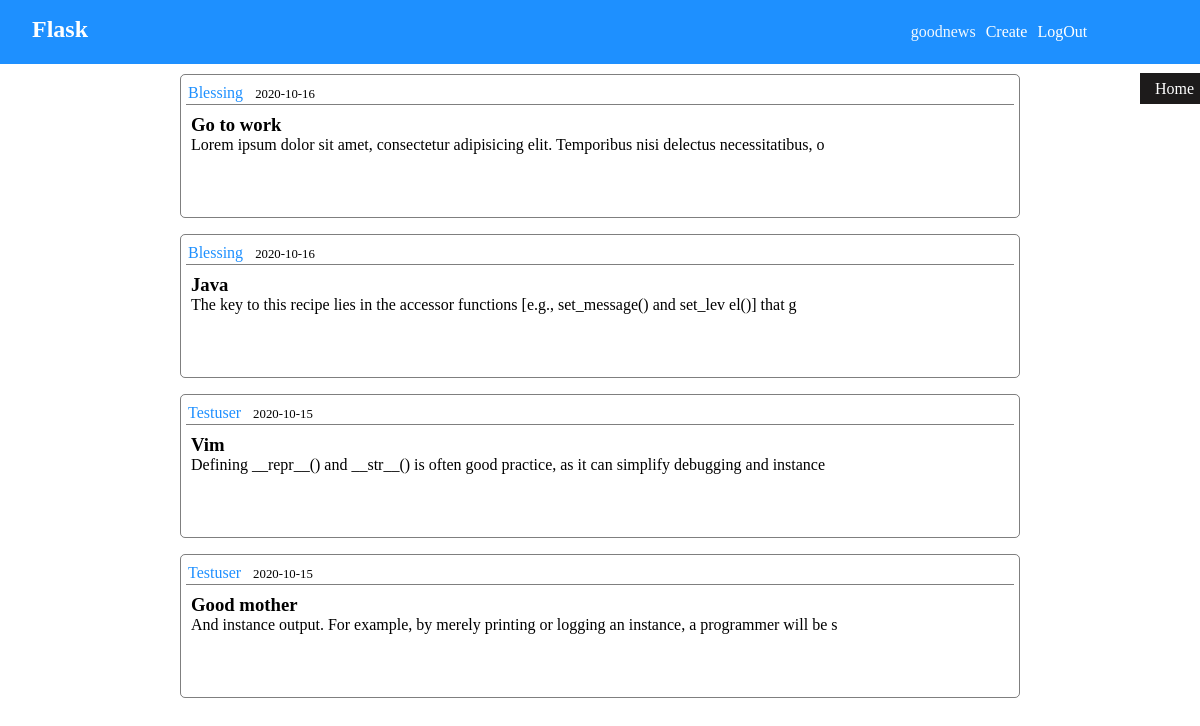
Screenshot of /home (signed in) with the database file from the repository.
### flask1/models.py (models this page shows, shortened)
class User(db.Model, UserMixin):
    id = db.Column(db.Integer, primary_key = True)
    username = db.Column(db.String(30), unique = True, nullable = False)
    email = db.Column(db.String(30), unique = True, nullable = False)
    password = db.Column(db.String(30), nullable = False )
    post = db.relationship('Post', backref = 'writer', lazy = True)
    def __str__(self):
        return f'{self.username}'

class Post(db.Model):
    id = db.Column(db.Integer, primary_key = True)
    title = db.Column(db.String(40), nullable = False )
    content = db.Column(db.Text, nullable = False )
    date_posted = db.Column(db.DateTime, nullable = False, default = datetime.utcnow)
    user_id = db.Column(db.Integer, db.ForeignKey('user.id'), nullable = False )

### flask1/blog.py (the view)
@blog.route('/home', methods = ['GET'])
def home_page():
    posts = Post.query.order_by(models.Post.date_posted.desc()).all()
    return render_template('post/article.html', posts = posts)

### flask1/auth.py (called while the page is built)
@current_app.before_request
def before_request():
    user_id = session.get('user_id')
    if not user_id:
        g.user = None
    else:
        g.user = User.query.get(user_id)

@login_manager.user_loader
def load_user(user_id):
    return User.query.get(user_id)

### flask1/Templates/post/article.html (shortened to what this page needs)
{% extends 'base.html'%}  {% block style %}
<link rel="stylesheet" href="{{url_for('static', filename = 'article.css')}}"> {% endblock %} {% block content%}
<div class="contain">
    <div class="wrapper">
        {% for post in posts %}
        <div class="post">
            <div class="top">
                <a href="{{url_for('blog.author_post', author = post.writer)}}">
                    {{post.writer}}
                </a>
                <span> {{post.date_posted.strftime('%Y-%m-%d')}}</span>
            </div>
            <a href="{{url_for('blog.detail_page',id =  post.id )}}">
                <div class="bottom">
                    <h3>{{post.title}}</h3>
                    <p>{{post.content[:100]}}</p>
                </div>
            </a>
        </div>
        {% endfor %}
    </div>
</div>
{% endblock %}

### flask1/Templates/base.html (shortened to what this page needs)
<!DOCTYPE html>
<html lang="en">
<head>
    <link rel="stylesheet" href="{{url_for('static', filename = 'style.css')}}"> {% block style %}{% endblock %}
</head>
<body>
    <div class="container">
        <header>
            <div class="head-wrapper">
                <h1>Flask</h1>
            </div>
            <nav class="nav-bar">
                <ul>
                    {% if g.user %}
                    <li style="color:aliceblue;">{{g.user['username']}}</li>
                    <li>
                        <a href="{{url_for('blog.create_page')}}">Create</a></li>
                    <li><a href="{{url_for('auth.logout')}}">LogOut</a></li>
                    {% else %}
                    <li><a href="{{url_for('auth.register')}}"> Register</a></li>
                    <li><a href="{{url_for('auth.login')}}">Login</a></li>
                </ul>
                {% endif %}
            </nav>
        </header>
        <div class="tag">
            <a href="{{url_for('blog.home_page')}}">
                    Home
                </a>
        </div>
         {% block content %} {% endblock %}
    </div>
</body>
</html>

### flask1/static/style.css (style rules this page uses)
* { margin: 0; padding: 0; box-sizing: border-box; }
.container { width: 100vw; height: auto; }
header { padding: 1rem; height: 8vh; width: 100%; background-color: #1e90ff; }
.head-wrapper { display: inline-block; width: 10%; margin-left: 1rem; }
.head-wrapper>h1 { font-size: 1.5rem; color: #fff; }
.nav-bar { display: inline-block; width: 80%; height: 100%; }
.nav-bar>ul { width: 100%; height: 100%; display: flex; justify-content: flex-end; }
.nav-bar ul li { list-style-type: none; margin-left: 10px; }
.nav-bar ul li a { color: #fff; text-decoration: none; font-weight: 300; }
.tag { display: inline-block; position: fixed; top: 10vh; left: 86.5vw; z-index: 10; }
.tag a { padding: 7px 15px; background-color: rgb(29, 27, 27); color: white; text-decoration: none; }
@media screen and (min-width: 900px) { .tag { left: 93vw; } }
@media screen and (min-width: 1200px) { .tag { left: 95vw; } }

### flask1/static/article.css (style rules this page uses)
.contain { width: 100%; display: flex; justify-content: center; }
.wrapper { width: 70%; }
.post { height: 9rem; border: 1px solid rgba(0, 0, 0, 0.5); border-radius: 5px; margin: 10px 0; margin-bottom: 1rem; padding: 5px; }
.top { border-bottom: 1px solid rgba(0, 0, 0, 0.5); margin: 4px 0; padding-bottom: 2px; }
.top a { text-transform: capitalize; text-decoration: none; color: #1e90ff; margin-left: 2px; }
.top span { font-size: 0.8rem; margin-left: 0.5rem; }
.post>a { color: black; text-decoration: none; }
.bottom { padding: 5px; }
.bottom h3::first-letter, .bottom p::first-letter { text-transform: capitalize; }

### rows the page displays
User: user.username "goodnews"
Post: writer "Blessing", date_posted "2020-10-16", title "go to work", content "Lorem ipsum dolor sit amet, consectetur adipisicing elit. Temporibus nisi delectus necessitatibus, o"
Post: writer "Blessing", date_posted "2020-10-16", title "Java", content "The key to this recipe lies in the accessor functions [e.g., set_message() and set_lev el()] that g"
Post: writer "Testuser", date_posted "2020-10-15", title "vim", content "Defining __repr__() and __str__() is often good practice, as it can simplify debugging and instance"
Post: writer "Testuser", date_posted "2020-10-15", title "good mother", content "and instance output. For example, by merely printing or logging an instance, a programmer will be s"
